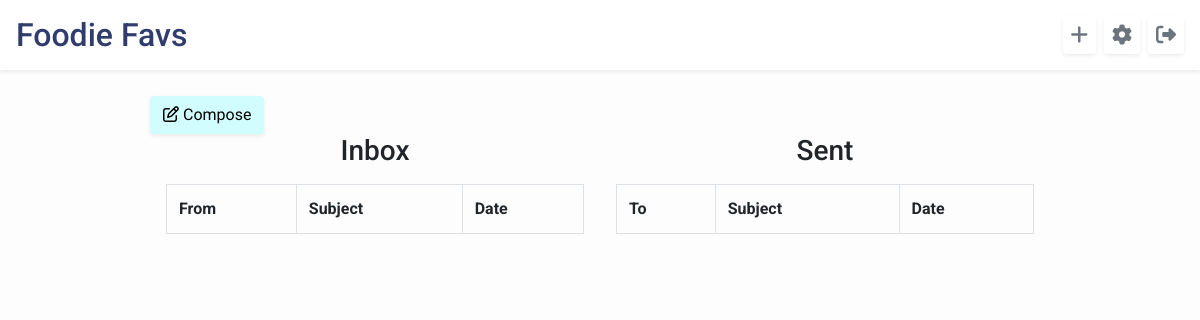
/home/1/inbox (signed in), run on an earlier commit of the app's database.
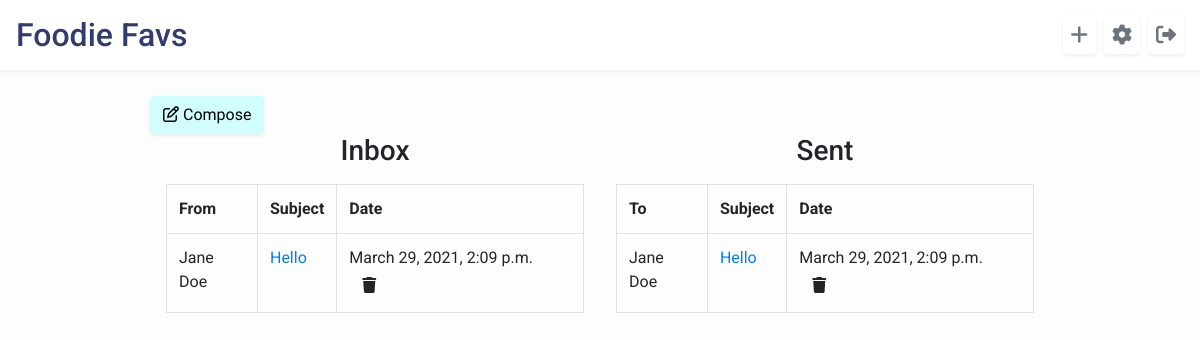
And on a later commit of the database.
### foodie_app/models.py (models this page shows)
class Message(models.Model):
    subject = models.CharField(max_length=255)
    message = models.TextField()
    sender = models.ForeignKey(User, related_name="sent_messages",on_delete = models.CASCADE)
    recipient = models.ForeignKey(User, related_name="received_messages",on_delete = models.CASCADE)
    replies = models.ManyToManyField("self", blank=True)
    created_at = models.DateTimeField(auto_now_add=True)
    updated_at = models.DateTimeField(auto_now=True)
    objects = MessageManager()

### login/models.py (models this page shows)
class User(models.Model):
    first_name = models.CharField(max_length=255)
    last_name = models.CharField(max_length=255)
    email = models.EmailField()
    password = models.CharField(max_length=255)
    followers = models.ManyToManyField("self", blank=True)
    profile_desc = models.TextField(default="")
    created_at = models.DateTimeField(auto_now_add=True)
    updated_at = models.DateTimeField(auto_now=True)
    objects = UserManager()

### foodie_app/views.py (the view)
# urls.py: path('<int:user_id>/inbox', views.inbox),
def inbox(request, user_id):
    if 'userid' in request.session:
        context = {
            "user": User.objects.get(id=request.session['userid']),
            "messages": Message.objects.all()
        }
        return render(request, 'inbox.html', context)

### foodie_app/templates/inbox.html (shortened to what this page needs)
<!DOCTYPE html>
<html lang="en">
    <head>
        <link rel="stylesheet" href="https://stackpath.bootstrapcdn.com/bootstrap/4.5.2/css/bootstrap.min.css"
>
        {% load static %}
        <link rel="stylesheet" href="{% static 'css/style.css' %}">
    </head>
<body>
    <header id="header" class="bg-white d-flex p-3 align-items-center shadow-sm mt-0">
        <h2 class="pr-5 mb-0"><a href="/home" class="home">Foodie Favs</a></h2>
        <a href="/home/new_recipe" class="ml-auto btn-outline-secondary btn-lg p-1 pl-2 pr-2 rounded shadow-sm"
            data-toggle="tooltip" data-placement="bottom" title="New Recipe"><i class="fas fa-plus"></i></a></i>
        <a href="/home/{{user.id}}/settings" class="ml-2 btn-outline-secondary btn-lg p-1 pl-2 pr-2 rounded shadow-sm"
            data-toggle="tooltip" data-placement="bottom" title="Profile Settings"><i class="fas fa-cog"></i></a>
        <a href="/home/log_off" class="ml-2 btn-outline-secondary btn-lg p-1 pl-2 pr-2 rounded shadow-sm" data-toggle="tooltip"
            data-placement="bottom" title="Log Out"><i class="fas fa-sign-out-alt"></i></a>
    </header>
    <div class="mt-5 pt-5 w-75 ml-auto mr-auto">
        <a href="/home/{{user.id}}/new_message" class="btn rounded shadow-sm button"><i class="far fa-edit"></i> Compose</a>
        <div class="d-flex">
            <div class="w-50 ml-auto mr-auto pl-3 pr-3">
                <h3 class="text-center">Inbox</h3>
                <table class="table ml-auto mr-auto mt-3 table-bordered table-hover">
                    <tr>
                        <th>From</th>
                        <th>Subject</th>
                        <th>Date</th>
                    </tr>
                    {% for message in messages %}
                    {% if message.recipient.id == user.id %}
                    <tr>
                        <td>{{ message.sender.first_name }} {{ message.sender.last_name }}</td>
                        <td><a href="/home/{{user.id}}/inbox/{{message.id}}">{{ message.subject }}</a></td>
                        <td>{{ message.created_at }} <a href="/home/{{user.id}}/{{message.id}}/delete_message"><i class="btn fas fa-trash"></i></a></td>
                    </tr>
                    {% endif %}
                    {% endfor %}
                </table>
            </div>
            <div class="w-50 ml-auto mr-auto pl-3 pr-3">
                <h3 class="text-center">Sent</h3>
                <table class="table ml-auto mr-auto mt-3 table-bordered table-hover">
                    <tr>
                        <th>To</th>
                        <th>Subject</th>
                        <th>Date</th>
                    </tr>
                    {% for message in messages %}
                    {% if message.sender.id == user.id %}
                    <tr>
                        <td>{{ message.recipient.first_name }} {{ message.recipient.last_name }}</td>
                        <td><a href="/home/{{user.id}}/inbox/{{message.id}}">{{ message.subject }}</a></td>
                        <td>{{ message.created_at }} <a href="/home/{{user.id}}/{{message.id}}/delete_message"><i class="btn fas fa-trash"></i></a></td>
                    </tr>
                    {% endif %}
                    {% endfor %}
                </table>
            </div>
        </div>
    </div>
</body>
</html>

### foodie_app/static/css/style.css (style rules this page uses)
body { font-family: "Roboto", sans-serif; background-color: #fdfdfd; }
h2, .home { color: #303c6c; }
#header { width: 100%; position: fixed; top: 0; left: 0; width: 100%; }
.view-recipe, .favorite, .add-item, .submitItem, .new-recipe, .edit-recipe, .save-menu, .submit, .button { background-color: #d2fdff; color: black; }

What changed in the data, as far as the page shows it:
added Message: sender.first_name "Jane", sender.last_name "Doe", subject "Hello", created_at "March 29, 2021, 2:09 p.m.", recipient.first_name "Jane", recipient.last_name "Doe"
